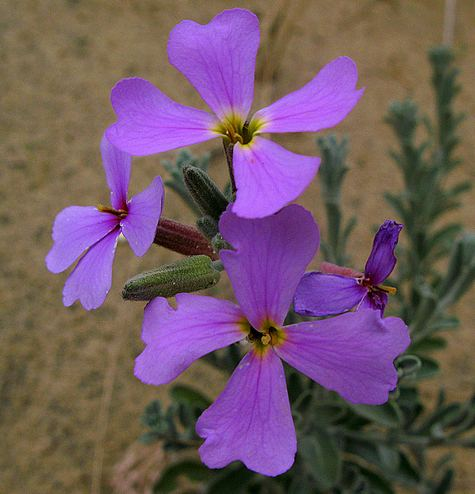
%> input picture methods/origin/test_99.jpg, 475 x 494 px
$ octave --eval "avgFilter('origin/test_99.jpg');"   (GNU Octave 9; MATLAB toolbox functions it lacks are replaced by stand-ins)
%> lines starting %> are read from the running program, lines starting %| are printed output that depends on the picture
%avrage filter
function [] = avgFilter(filepath,n)
%> called with filepath = 'origin/test_99.jpg'
  if nargin == 1
    n = 9;
  end

  im = imread(filepath);
%> im is the input picture: size 494x475x3 uint8; mean R, G, B 112.9, 87.7, 100.9
  w = ones(n, n);  %window
  [height, width, channel] = size(im);
%> height = 494; width = 475; channel = 3
  in = double(im);
  out = zeros(height, width, channel);
  for c = 1:channel
    for i = 1:height-n+1
        for j = 1:width-n+1
            tmp = in(i:i+(n-1),j:j+(n-1),c).*w ; %get the window and then to mul to the window
            average = sum(sum(tmp)) / (n*n);           %get the window's average;
            out(i+(n-1)/2,j+(n-1)/2, c) = average; %set the value
        end
    end
  end
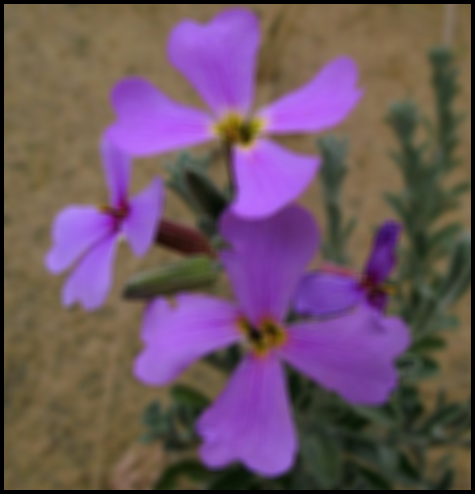
%> out: size 494x475x3 double; mean R, G, B 109.5, 84.7, 98.9

  out=uint8(out);
%> out: size 494x475x3 uint8
  imshow(cat(2,im2uint8(im),im2uint8(out)));
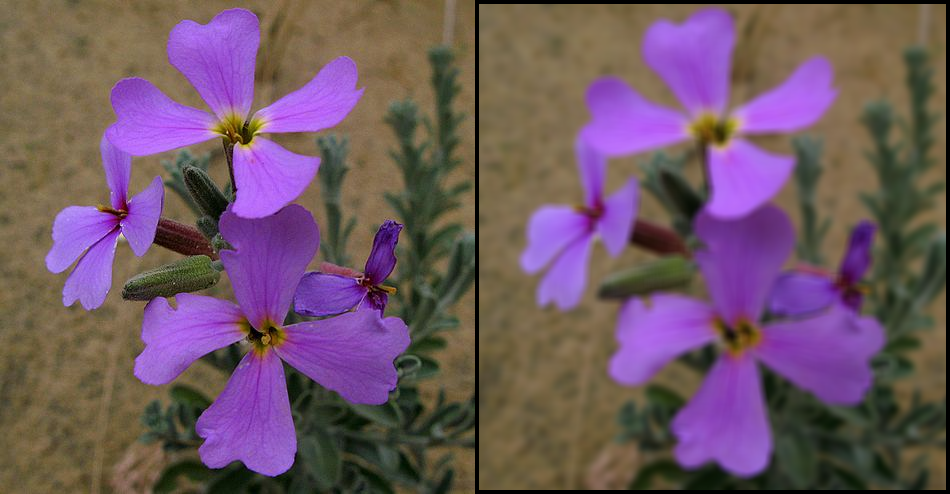
%> displayed picture: size 494x950x3, on the screen's scale of 0 to 255; mean R, G, B 111.2, 86.2, 99.9
  drawnow;
end

$ run again, on methods/origin/3.png
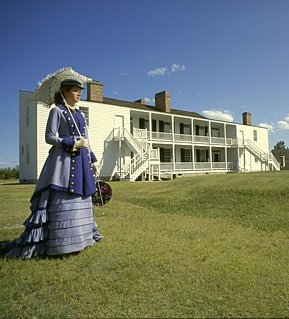
%> input picture methods/origin/3.png, 289 x 319 px
%> in avgFilter, im is the input picture: size 319x289x3 uint8; mean R, G, B 111.2, 121.1, 110.7
%> after the loop in avgFilter, `for c = 1:channel`:
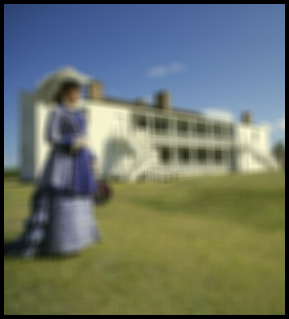
%> out: size 319x289x3 double; mean R, G, B 106.4, 115.6, 105.3
%> in avgFilter, `imshow(cat(2,im2uint8(im),im2uint8(out)));`:
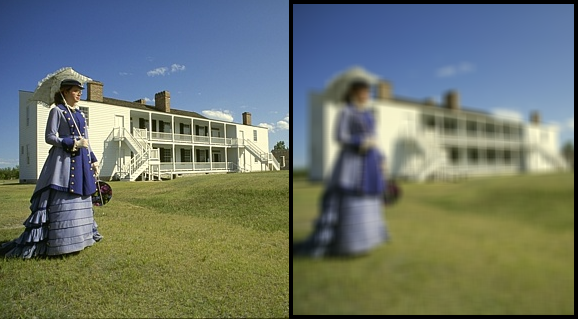
%> displayed picture: size 319x578x3, on the screen's scale of 0 to 255; mean R, G, B 108.8, 118.4, 108

$ run again, on methods/origin/test_96.png
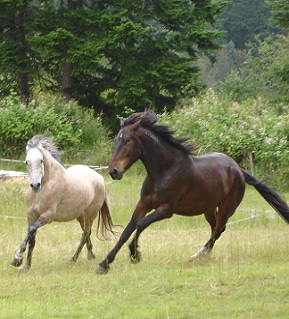
%> input picture methods/origin/test_96.png, 289 x 319 px
%> in avgFilter, im is the input picture: size 319x289x3 uint8; mean R, G, B 122.9, 128.9, 87.3
%> after the loop in avgFilter, `for c = 1:channel`:
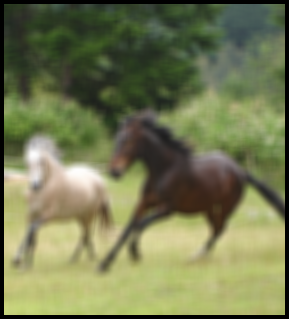
%> out: size 319x289x3 double; mean R, G, B 116.4, 121.7, 82.8
%> in avgFilter, `imshow(cat(2,im2uint8(im),im2uint8(out)));`:
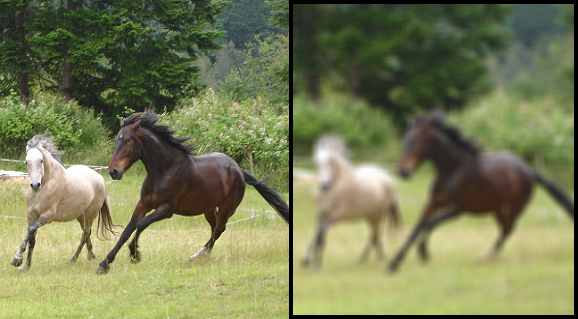
%> displayed picture: size 319x578x3, on the screen's scale of 0 to 255; mean R, G, B 119.6, 125.3, 85

$ run again, on methods/origin/test_97.png
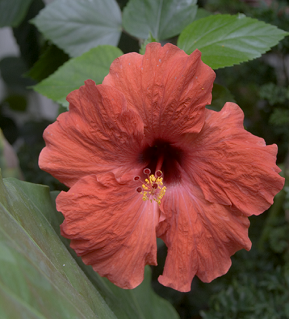
%> input picture methods/origin/test_97.png, 289 x 319 px
%> in avgFilter, im is the input picture: size 319x289x3 uint8; mean R, G, B 114.2, 78.5, 63.5
%> after the loop in avgFilter, `for c = 1:channel`:
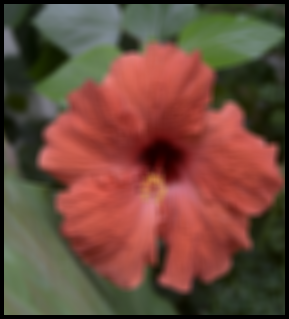
%> out: size 319x289x3 double; mean R, G, B 110.5, 74.3, 60.2
%> in avgFilter, `imshow(cat(2,im2uint8(im),im2uint8(out)));`:
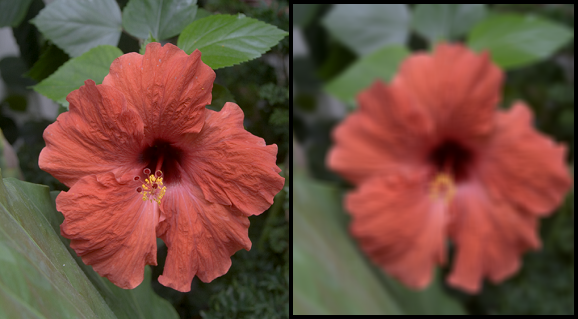
%> displayed picture: size 319x578x3, on the screen's scale of 0 to 255; mean R, G, B 112.4, 76.4, 61.8
